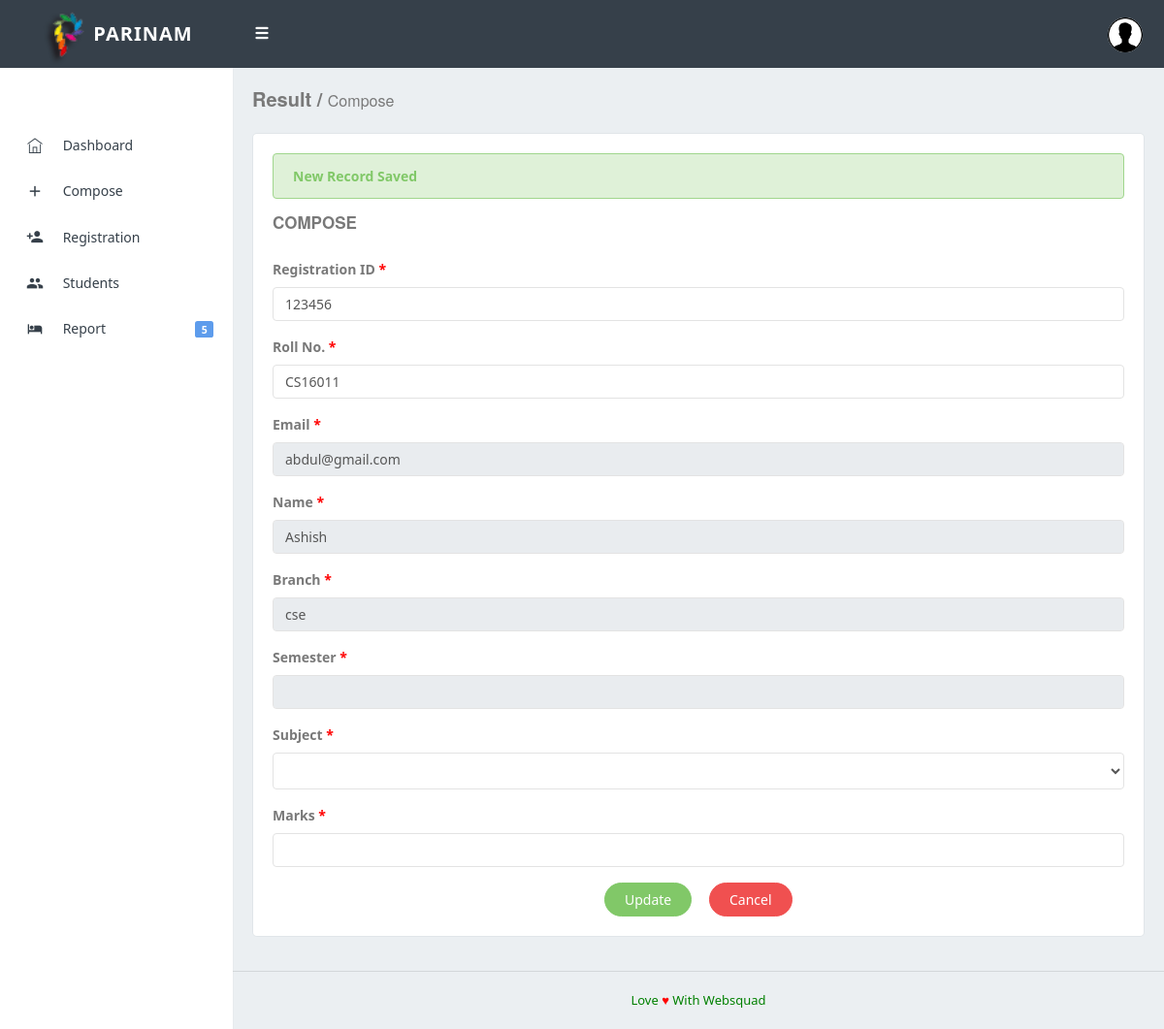
The app's page /update_result.php?email=abdul@gmail.com with its own data.
### tables this page shows
CREATE TABLE `student` (
  `id` bigint(100) NOT NULL,
  `email` varchar(225) NOT NULL,
  `name` varchar(255) NOT NULL,
  `department` varchar(255) NOT NULL,
  `semester` int(100) NOT NULL,
  `reg_num` varchar(255) NOT NULL,
  `roll_num` varchar(255) NOT NULL,
  `mother` varchar(255) NOT NULL,
  `father` varchar(255) NOT NULL,
  `dob` date NOT NULL
);

### update_result.php (the view, shortened to what this page needs)
<?php
	require "include/db.php";
	$student_id = $_GET['email'];
	$sem = $_GET['sem'];
	$sub_id = $_GET['sub_id'];
	$sql = "SELECT email, name,department, semester, reg_num, roll_num FROM student WHERE email = '$student_id' ";
	$result = mysqli_query($conn, $sql);
	$row = mysqli_fetch_assoc($result);
	$reg_num = $row['reg_num'];
	$roll_num = $row['roll_num'];
	$name = $row['name'];
	$department = $row['department'];
	function fetch_sub($sub_id){
		require 'include/db.php';
		$sql = "SELECT * FROM subject WHERE sub_id = '$sub_id' ";
		$result = mysqli_query($conn, $sql);
		if(!$result){
			echo(mysqli_error($conn));
		}
		else{
			$row = mysqli_fetch_assoc($result);
			echo '<option value="'.$row['sub_id'].'">'.$row['sub_name'].'</option>';
		}
	}
?>
<!DOCTYPE html>
 <html>
     <head>
         <link href="assets/css/bootstrap.min.css" rel="stylesheet" type="text/css" />
         <link href="assets/css/icons.css" rel="stylesheet" type="text/css" />
         <link href="assets/css/style.css" rel="stylesheet" type="text/css" />
     </head>
     <body class="fixed-left">
         <div id="wrapper">
          <?php require 'nav.php';?>
             <div class="left side-menu">
                 <div class="sidebar-inner slimscrollleft">
                     <div id="sidebar-menu">
<?php require 'menu.php';?>
                     </div>
                 </div>
             </div>
          <div class="content-page">
                 <div class="content">
                     <div class="container-fluid">
                         <div class="row">
                             <div class="col-sm-12">
                                 <h4 class="page-title">Result / <small>Compose </small></h4>
                             </div>
                         </div>
                          <div class="row">
                             <div class="col-md-12">
							 <div class="card-box">
<div class="alert alert-success">
                                                 <strong>New Record Saved</strong>
                                             </div>
							 <h4 class="m-t-0 header-title"><b>Compose</b></h4>
                                     <form method="post" action="#" id="compose_form" onsubmit="return update_result()">
                                         <div>
                                             <section>
                                                 <div class="form-group clearfix">
                                                     <label class="control-label " for="userName">Registration ID <font color="red">*</font></font> </label>
                                                     <div class="">
                                                         <input class="form-control required" onkeyup="fetch_student(this.value)" id="s_reg" value="<?php echo $reg_num; ?>"   name="reg_num" type="text" required />
                                                     </div>
                                                 </div>
                                                 <div class="form-group clearfix">
                                                     <label class="control-label " for="password"> Roll No. <font color="red">* </font></label>
                                                     <div class="">
                                                         <input  name="roll_num" type="text" value="<?php echo $roll_num; ?>" onkeyup="fetch_student(this.value)" id="s_roll" class="required form-control" required />
                                                     </div>
                                                 </div>
												 <div class="form-group clearfix">
                                                     <label class="control-label " for="password"> Email <font color="red">*</font></label>
                                                     <div class="">
                                                         <input  name="s_email" type="text" value="<?php echo $student_id; ?>" id="s_email" class="required form-control" required  readonly />
                                                     </div>
                                                 </div>
												 <div class="form-group clearfix">
                                                     <label class="control-label " for="password"> Name <font color="red">*</font></label>
                                                     <div class="">
                                                         <input  name="name" type="text" id="s_name" value="<?php echo $name; ?>" class="required form-control" required  readonly />
                                                     </div>
                                                 </div>
												 <div class="form-group clearfix">
                                                     <label class="control-label " for="password"> Branch  <font color="red">*</font></label>
                                                     <div class="">
                                                         <input  name="branch" type="text" id="s_branch" value="<?php echo $department; ?>"  class="required form-control" required  readonly />
                                                     </div>
                                                 </div>
												<div class="form-group clearfix">
                                                     <label class="control-label " for="password">Semester  <font color="red">*</font></label>
                                                     <div class="">
                                                        <input  name="semester" type="text" id="s_semester" value="<?php echo $sem; ?>" class="required form-control" required  readonly />
                                                     </div>
                                                 </div>
												 <div class="form-group clearfix">
                                                     <label class="control-label " for="password"> Subject <font color="red">*</font></label>
                                                     <div class="">
                                                         <select  name="subject"  class="required form-control" required  />
																<?php  fetch_sub($sub_id); ?>
                                                     </div>
                                                 </div>
												 <div class="form-group clearfix">
                                                     <label class="control-label " for="password"> Marks <font color="red">*</font></label>
                                                     <div class="">
                                                         <input  name="marks" type="text" class="required form-control" required />
                                                     </div>
                                                 </div>
                                                  <center><button type="submit" class="btn btn-success btn-rounded waves-effect waves-light">Update</button>  &nbsp;&nbsp;&nbsp;
												  <input type="reset" class="btn btn-danger btn-rounded waves-effect waves-light" value="Cancel">
												  </center>
                                             </section>
                                         </div>
                                     </form>
                                 </div>
                             </div>
                         </div>
						 </div>
                     </div>
                 </div>
                 <?php require 'footer.php';?>
             </div>
     </body>
 </html>

### records on screen
student: reg_num "123456", roll_num "CS16011", name "Ashish", branch "cse"
